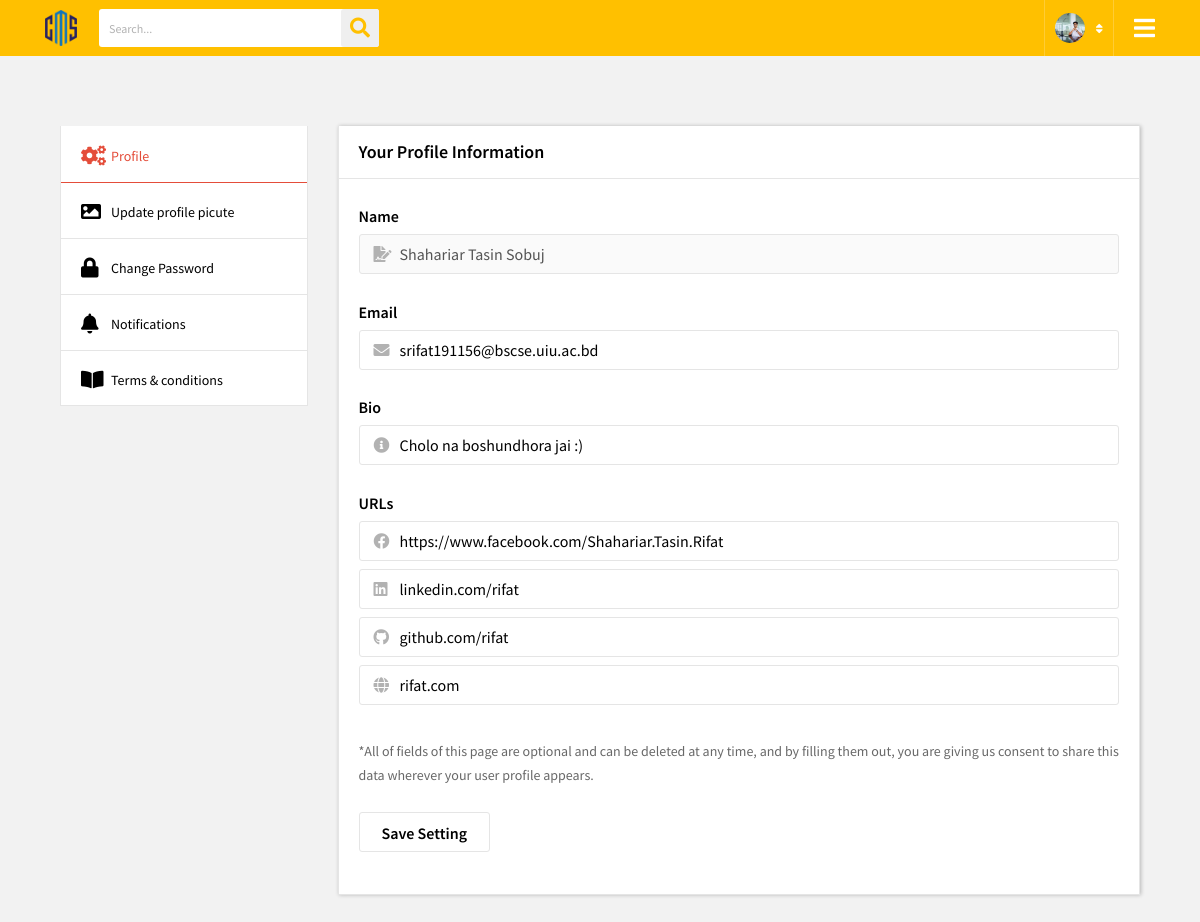
The page /uiucms_integration/settings.php (signed in) on the database its author committed.
### tables this page shows
CREATE TABLE `users` (
  `id` varchar(10) NOT NULL,
  `role` varchar(255) NOT NULL,
  `name` varchar(50) NOT NULL,
  `email` varchar(100) NOT NULL,
  `pass` varchar(200) NOT NULL,
  `dept` varchar(8) NOT NULL,
  `profile_pic` varchar(200) NOT NULL,
  `cover_pic` varchar(200) NOT NULL,
  `bio` varchar(10000) NOT NULL,
  `fb` varchar(1000) NOT NULL,
  `linked_in` varchar(1000) NOT NULL,
  `git` varchar(1000) NOT NULL,
  `personal_web` varchar(1000) NOT NULL
);

### uiucms_integration/settings.php (the view, shortened to what this page needs)
<?php
    $user = $_SESSION['user'];
    $con = mysqli_connect("localhost", "root", "", "uiucms");
    $sql = "SELECT * FROM users WHERE id = '$user'";
    $result = $con->query($sql);
    $pro_pic = "";
    while($rows = mysqli_fetch_array($result)){
        extract($rows);
        $pro_pic.= $profile_pic;
    }
?>
<!DOCTYPE html>
<html>
<head>
    <link rel="stylesheet" type="text/css" href="./css/animate.css">
    <link rel="stylesheet" type="text/css" href="./css/bootstrap.min.css">
    <link rel="stylesheet" type="text/css" href="./css/line-awesome.css">
    <link rel="stylesheet" type="text/css" href="./css/line-awesome-font-awesome.min.css">
    <link href="./css/all.min.css" rel="stylesheet" type="text/css">
    <link href="https://cdnjs.cloudflare.com/ajax/libs/font-awesome/5.13.0/css/all.min.css" rel="stylesheet">
    <link rel="stylesheet" type="text/css" href="./css/jquery.mCustomScrollbar.min.css">
    <link rel="stylesheet" type="text/css" href="./css/slick.css">
    <link rel="stylesheet" type="text/css" href="./css/slick-theme.css">
    <link rel="stylesheet" type="text/css" href="./css/style.css">
    <link rel="stylesheet" type="text/css" href="./css/responsive.css">
</head>
<body>
    <div class="wrapper">
        <header>
            <div class="container">
                <div class="header-data">
                    <div class="logo">
                        <a href="#" title=""><img
                                src="./images/cms_logo.png" alt="" width= 32></a>
                    </div>
                    <div class="search-bar">
                        <form>
                            <input type="text" name="search" placeholder="Search...">
                            <button type="submit"><i class="fa fa-search" aria-hidden="true"></i></button>
                        </form>
                    </div>
                    <div class="menu-btn">
                        <a href="#" title=""><i
                                class="fa fa-bars"></i></a>
                    </div>
                    <div class="user-account">
                        <div class="user-info">
                            <img src="./images/pro_pic/<?php echo $pro_pic?>" alt="" width = 30 height = 30>
                            <i class="fa fa-sort" aria-hidden="true"></i>
                        </div>
                    </div>
                </div>
            </div>
        </header>
        <section class="profile-account-setting">
            <div class="container">
                <div class="account-tabs-setting">
                    <div class="row">
                        <div class="col-lg-3">
                            <div class="acc-leftbar">
                                <div class="nav nav-tabs" id="nav-tab" role="tablist">
                                    <a class="nav-item nav-link active" id="nav-acc-tab" data-toggle="tab"
                                        href="#nav-acc" role="tab" aria-controls="nav-acc" aria-selected="true"><i class="fas fa-cogs"></i>Profile </a>
                                    <a class="nav-item nav-link" id="nav-status-tab" data-toggle="tab"
                                        href="#nav-status" role="tab" aria-controls="nav-status"
                                        aria-selected="false"><i class="fas fa-image"></i>Update profile picute</a>
                                    <a class="nav-item nav-link" id="nav-password-tab" data-toggle="tab"
                                        href="#nav-password" role="tab" aria-controls="nav-password"
                                        aria-selected="false"><i class="fas fa-lock"></i>Change Password</a>
                                    <a class="nav-item nav-link" id="nav-notification-tab" data-toggle="tab"
                                        href="#nav-notification" role="tab" aria-controls="nav-notification"
                                        aria-selected="false"><i class="fas fa-bell"></i>Notifications</a>
                                    <a class="nav-item nav-link" id="nav-privcy-tab" data-toggle="tab" href="#privcy"
                                        role="tab" aria-controls="privacy" aria-selected="false"><i class="fas fa-book-open"></i>Terms & conditions</a>
                                </div>
                            </div>
                        </div>
                        <div class="col-lg-9">
                            <div class="tab-content" id="nav-tabContent">
                                <div class="tab-pane fade show active" id="nav-acc" role="tabpanel"
                                    aria-labelledby="nav-acc-tab">
                                    <div class="acc-setting">
                                        <h3>Your profile information</h3>
                                        <?php
                                            $sql2 = "SELECT * FROM users WHERE id = '$user'";
                                            $result2 = $con->query($sql2);
                                        ?>
                                        <form action="update_profile.php" method="POST">
                                            <?php
                                                while($rows2 = mysqli_fetch_array($result2)){
                                                    extract($rows2);
                                                    ?>
                                                    <div class="cp-field">
                                                <h5>Name</h5>
                                                <div class="cpp-fiel">
                                                    <input type="text" name="name" placeholder="Your full name" value="<?php echo $name ?>" disabled>
                                                    <i class="fas fa-file-signature"></i>
                                                </div>
                                            </div>
                                            <div class="cp-field">
                                                <h5>Email</h5>
                                                <div class="cpp-fiel">
                                                    <input type="text" name="email" placeholder="Your Email" value="<?php echo $email ?>">
                                                    <i class="fas fa-envelope"></i>
                                                </div>
                                            </div>
                                            <div class="cp-field">
                                                <h5>Bio</h5>
                                                <div class="cpp-fiel">
                                                    <input type="text" name="bio"
                                                        placeholder="Your bio" value="<?php echo $bio ?>">
                                                        <i class="fas fa-info-circle"></i>
                                                </div>
                                            </div>
                                            <div class="cp-field">
                                                <h5>URLs</h5>
                                                <div class="cpp-fiel">
                                                    <input type="text" name="fb"
                                                        placeholder="Facebook" value="<?php echo $fb ?>">
                                                        <i class="fab fa-facebook"></i>
                                                </div>
                                                <div class="cpp-fiel mt-2">
                                                    <input type="text" name="lnk"
                                                        placeholder="Linked In" value="<?php echo $linked_in ?>">
                                                        <i class="fab fa-linkedin"></i>
                                                </div>
                                                <div class="cpp-fiel mt-2">
                                                    <input type="text" name="git"
                                                        placeholder="Github" value="<?php echo $git ?>">
                                                        <i class="fab fa-github"></i>
                                                </div>
                                                <div class="cpp-fiel mt-2">
                                                    <input type="text" name="pweb"
                                                        placeholder="Personal Website" value="<?php echo $personal_web ?>">
                                                        <i class="fas fa-globe"></i>
                                                </div>
                                            </div>
                                            <div class="cp-field">
                                                <p>
                                                *All of fields of this page are optional and can be deleted at any time, and by filling them out, you are giving us consent to share this data wherever your user profile appears.
                                                </p>
                                            </div>
                                            <div class="save-stngs pd2">
                                                <ul>
                                                    <li><button type="submit" name="update_profile">Save Setting</button></li>
                                                </ul>
                                            </div>
                                                    <?php
                                                }
                                            ?>
                                        </form>
                                    </div>
                                </div>
                            </div>
                        </div>
                    </div>
                </div>
            </div>
        </section>
    </div>
</body>
</html>

### uiucms_integration/css/responsive.css (style rules this page uses)
@media (max-width: 1200px) { .menu-btn { display: block; } }
@media (max-width: 1200px) { .acc-leftbar .nav-tabs > a i { width: 30px; } }
@media (max-width: 1200px) { .acc-leftbar .nav-tabs > a { font-size: 14px; } }

### rows shown on the page
users: name "Shahariar Tasin Sobuj", email "srifat191156@bscse.uiu.ac.bd", bio "Cholo na boshundhora jai :)", fb "https://www.facebook.com/Shahariar.Tasin.Rifat", lnk "linkedin.com/rifat", git "github.com/rifat", pweb "rifat.com"
